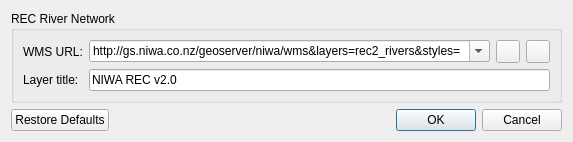
<?xml version="1.0" encoding="UTF-8"?>
<ui version="4.0">
 <class>SetupDialog</class>
 <widget class="QDialog" name="SetupDialog">
  <property name="geometry">
   <rect>
    <x>0</x>
    <y>0</y>
    <width>573</width>
    <height>138</height>
   </rect>
  </property>
  <property name="windowTitle">
   <string>REC2 Plugin Setup</string>
  </property>
  <layout class="QVBoxLayout" name="verticalLayout">
   <item>
    <widget class="QGroupBox" name="groupBoxRec">
     <property name="sizePolicy">
      <sizepolicy hsizetype="Ignored" vsizetype="Preferred">
       <horstretch>0</horstretch>
       <verstretch>0</verstretch>
      </sizepolicy>
     </property>
     <property name="title">
      <string>REC River Network</string>
     </property>
     <layout class="QGridLayout" name="gridLayout">
      <item row="0" column="1">
       <widget class="QComboBox" name="comboBoxRecWMS">
        <property name="sizePolicy">
         <sizepolicy hsizetype="Expanding" vsizetype="Fixed">
          <horstretch>0</horstretch>
          <verstretch>0</verstretch>
         </sizepolicy>
        </property>
        <property name="maximumSize">
         <size>
          <width>16777215</width>
          <height>16777215</height>
         </size>
        </property>
        <property name="editable">
         <bool>true</bool>
        </property>
        <item>
         <property name="text">
          <string>http://gs.niwa.co.nz/geoserver/niwa/wms&amp;layers=rec2_rivers&amp;styles=</string>
         </property>
        </item>
        <item>
         <property name="text">
          <string>http://gis.niwa.co.nz/arcgis/services/HYDRO/REC_rivers/MapServer/WMSServer&amp;layers=REC2_rivers5&amp;layers=REC2_rivers4&amp;layers=REC2_rivers3&amp;layers=REC2_rivers2&amp;layers=REC2_rivers1&amp;styles=&amp;styles=&amp;styles=&amp;styles=&amp;styles=</string>
         </property>
        </item>
       </widget>
      </item>
      <item row="1" column="0">
       <widget class="QLabel" name="labelRecTitle">
        <property name="text">
         <string>Layer title:</string>
        </property>
       </widget>
      </item>
      <item row="0" column="2">
       <widget class="QToolButton" name="toolButtonRecWMSRemove">
        <property name="icon">
         <iconset>
          <normaloff>:/images/themes/default/mActionRemove.svg</normaloff>:/images/themes/default/mActionRemove.svg</iconset>
        </property>
       </widget>
      </item>
      <item row="0" column="0">
       <widget class="QLabel" name="labelRecWMS">
        <property name="text">
         <string>WMS URL:</string>
        </property>
       </widget>
      </item>
      <item row="0" column="3">
       <widget class="QToolButton" name="toolButtonRecWMSAdd">
        <property name="icon">
         <iconset>
          <normaloff>:/images/themes/default/mActionAdd.svg</normaloff>:/images/themes/default/mActionAdd.svg</iconset>
        </property>
       </widget>
      </item>
      <item row="1" column="1" colspan="3">
       <widget class="QLineEdit" name="lineEditRecTitle">
        <property name="text">
         <string>NIWA REC v2.0</string>
        </property>
       </widget>
      </item>
     </layout>
    </widget>
   </item>
   <item>
    <widget class="QDialogButtonBox" name="buttonBox">
     <property name="orientation">
      <enum>Qt::Horizontal</enum>
     </property>
     <property name="standardButtons">
      <set>QDialogButtonBox::Cancel|QDialogButtonBox::Ok|QDialogButtonBox::RestoreDefaults</set>
     </property>
    </widget>
   </item>
  </layout>
 </widget>
 <resources/>
 <connections>
  <connection>
   <sender>buttonBox</sender>
   <signal>accepted()</signal>
   <receiver>SetupDialog</receiver>
   <slot>accept()</slot>
   <hints>
    <hint type="sourcelabel">
     <x>248</x>
     <y>254</y>
    </hint>
    <hint type="destinationlabel">
     <x>157</x>
     <y>274</y>
    </hint>
   </hints>
  </connection>
  <connection>
   <sender>buttonBox</sender>
   <signal>rejected()</signal>
   <receiver>SetupDialog</receiver>
   <slot>reject()</slot>
   <hints>
    <hint type="sourcelabel">
     <x>316</x>
     <y>260</y>
    </hint>
    <hint type="destinationlabel">
     <x>286</x>
     <y>274</y>
    </hint>
   </hints>
  </connection>
 </connections>
</ui>
